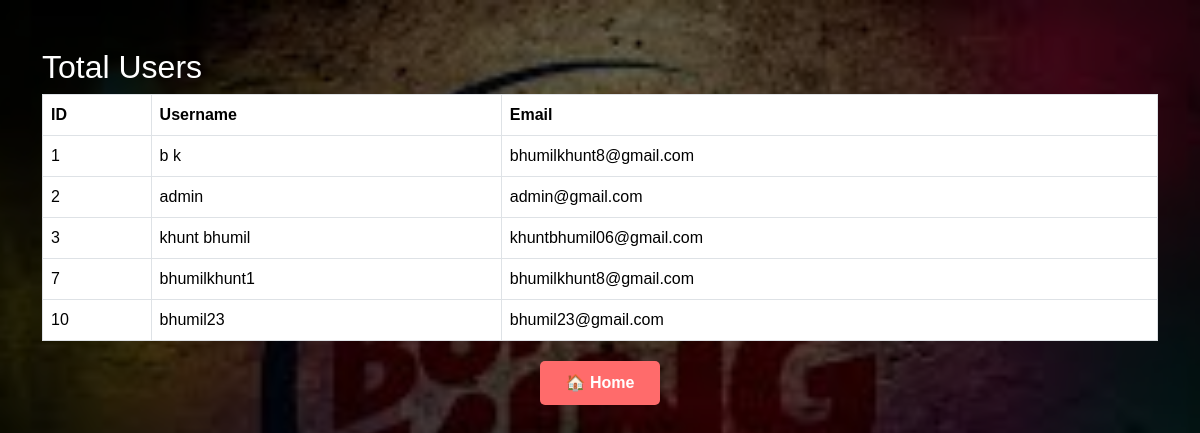
The page /total_users.php on the database as committed earlier.
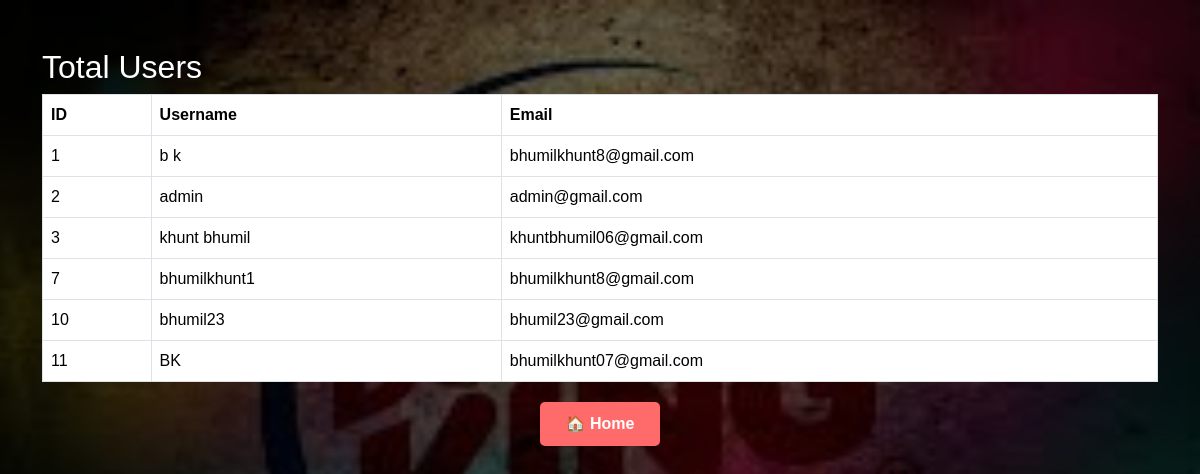
The same page on the database as committed later.
### tables this page shows
CREATE TABLE `loginform` (
  `id` int(11) NOT NULL,
  `fullname` varchar(100) DEFAULT NULL,
  `email` varchar(100) DEFAULT NULL,
  `username` varchar(50) DEFAULT NULL,
  `password` varchar(255) DEFAULT NULL,
  `created_at` timestamp NOT NULL DEFAULT current_timestamp(),
  `image` varchar(255) DEFAULT NULL,
  `role` varchar(10) NOT NULL DEFAULT 'user'
);

### total_users.php (the view, shortened to what this page needs)
<?php
include "config.php";
$q = mysqli_query($conn,"SELECT * FROM loginform");
?>
<!DOCTYPE html>
<html>
<head>
<link href="https://cdn.jsdelivr.net/npm/bootstrap@5.3.3/dist/css/bootstrap.min.css" rel="stylesheet">
</head>
<body>
<div class="container mt-5">
<h2>Total Users</h2>
<table class="table table-bordered">
<tr>
<th>ID</th>
<th>Username</th>
<th>Email</th>
</tr>
<?php
while($row=mysqli_fetch_assoc($q)){
?>
<tr>
<td><?php echo $row['id']; ?></td>
<td><?php echo $row['username']; ?></td>
<td><?php echo $row['email']; ?></td>
</tr>
<?php
}
?>
</table>
</div>
<a href="dashboard.php" class="home-btn">🏠 Home</a>
</body>
</html>

Rows that differ between the two databases and show on the page:
added loginform: id "11", username "BK", email "bhumilkhunt07@gmail.com"
